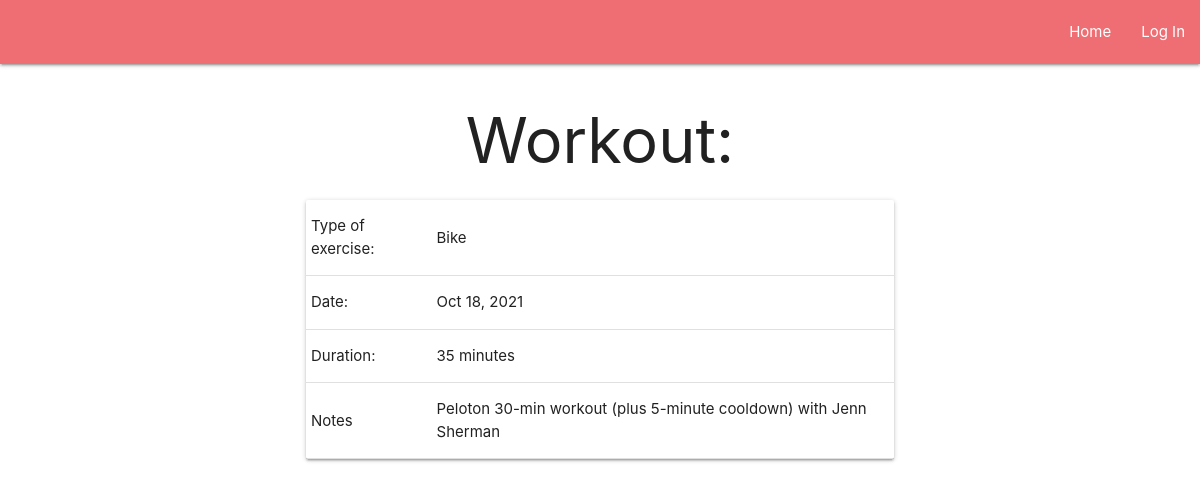
/workouts/2, run on the app's committed database.
### log_app/models.py (models this page shows)
class Workout(models.Model):
    type_of_exercise = models.CharField(max_length=255)
    duration = models.IntegerField()
    date = models.DateField(blank=True, null=True)
    notes = models.TextField(blank=True)
    user = models.ForeignKey(User, related_name="workouts", on_delete=models.CASCADE)
    created_at = models.DateTimeField(auto_now_add=True)
    updated_at = models.DateTimeField(auto_now=True)
    objects = WorkoutManager()

### log_app/views.py (the view)
# urls.py: path("workouts/<int:workout_id>", views.view_workout),
def view_workout(request, workout_id):
    w = Workout.objects.get(id=workout_id)
    context = {}
    context["workout_type"] = w.type_of_exercise
    context["workout_date"] = datetime.datetime.strftime(w.date, "%b %d, %Y")
    context["workout_duration"] = number_to_hours_minutes(w.duration)
    context["workout_notes"] = w.notes
    return render(request, "workout_detail.html", context)

### log_app/views.py (called while the page is built)
def number_to_hours_minutes(duration):
    output = f"{f'{duration // 60} hour' if duration >= 60 else ''}"
    output += "s " if duration >= 120 else " "
    output += f"{duration % 60} minutes"
    return output.strip()

### log_app/templates/workout_detail.html
{% extends "base.html" %}
{% block main_content %}
    <div class="container">
        <h1 class="center-align">Workout:</h1>
        <div class="card">
            <table class="striped-table">
                <tbody>
                    <tr>
                        <td>Type of exercise:</td>
                        <td>{{workout_type}}</td>
                    </tr>
                    <tr>
                        <td>Date:</td>
                        <td>{{workout_date}}</td>
                    </tr>
                    <tr>
                        <td>Duration:</td>
                        <td>{{workout_duration}}</td>
                    </tr>
                    <tr>
                        <td>Notes</td>
                        <td>{{workout_notes}}</td>
                    </tr>
                </tbody>
            </table>
        </div>
    </div>
{% endblock %}

### data on the page
Workout: type_of_exercise "Bike", date "Oct 18, 2021", notes "Peloton 30-min workout (plus 5-minute cooldown) with Jenn Sherman"

### other printed values
{{ workout_duration }} "35 minutes"
